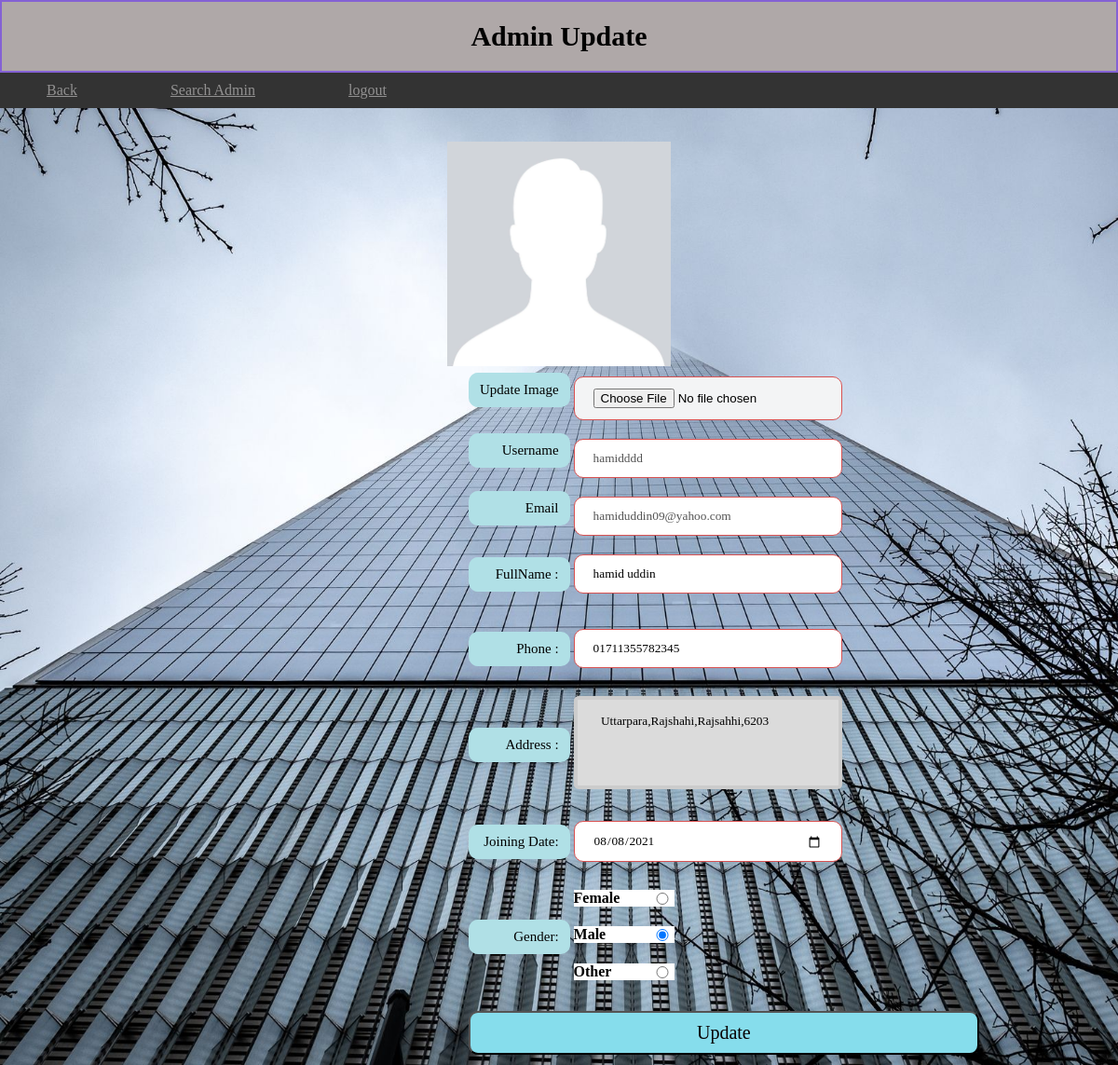
Page /admin/view/profile.php (signed in) on the committed database.
### tables this page shows
CREATE TABLE `admin_reg` (
  `FullName` text NOT NULL,
  `UserName` text NOT NULL,
  `Email` varchar(255) NOT NULL,
  `Password` varchar(255) NOT NULL,
  `Phone` text NOT NULL,
  `Address` text NOT NULL,
  `Date` text NOT NULL,
  `Gender` text NOT NULL,
  `File_Path` varchar(255) NOT NULL
);

### Admin/model/DatabaseConnection.php (called while the page is built, shortened)
<?php
class DatabaseConnection{
function ShowData($conn,$table,$Email,$User)
{
    $result = $conn->query("SELECT * FROM ". $table." WHERE Email='". $Email."' AND UserName='". $User."'");
    return $result;
}
}
?>

### Admin/View/Profile.php (the view, shortened to what this page needs)
<?php
include "..\model\DatabaseConnection.php";
include('../control/updatecheck.php');
?>
<!DOCTYPE html>
<html>
  <head>
  <link rel="stylesheet" type="text/css" href="../css/updateprofile.css">
</head>
<body style="background-image: url('background.jpg');">
<div class= "header sticky">
    <h1>Admin Update </h1>
</div>
<div class="topnav">
<a href="Admin.php">Back </a>
<a href="SearchAdminAjax.php">Search Admin</a>
<a href="../control/logout.php"> logout</a>
</div>
<div class="input">
<?php
$radio1=$radio2=$radio3="";
$FullName=$Email=$User=$Phone=$Address=$Date=$photo="";
$connection = new DatabaseConnection();
$conobj=$connection->OpenCon();
$userQuery=$connection->ShowData($conobj,"admin_reg",$_SESSION["Email"],$_SESSION["UserName"]);
if ($userQuery->num_rows > 0) {
    while($row = $userQuery->fetch_assoc()) {
      $FullName=$row["FullName"];
      $Email=$row["Email"];
      $User=$row["UserName"];
      $Phone=$row["Phone"];
      $Address=$row["Address"];
      $Date=$row["Date"];
      $photo=$row["File_Path"];
      if(  $row["Gender"]=="Female" )
      {
           $radio1="checked";
      }
      else if($row["Gender"]=="Male")
      {
           $radio2="checked";
    }
      else
      {
          $radio3="checked";
      }
  }
}
?>
<form action='' method='post'   enctype="multipart/form-data">
  <table>
    <tr><td> <p  style="background-color:powderblue;"> Update Image </p></td>
    <td><input type="file" name="fileupload" > </td> </tr>
     <tr><td><p style="background-color:powderblue;"> Username</p> </td>
    <td> <input type="text"  name="UserName" value="<?php echo $User;?>" disabled style="background-color:white;"></td></tr>
    <tr><td> <p style="background-color:powderblue;"> Email</p> </td>
    <td><input type="text" name="Email" value="<?php echo $Email;?>"  disabled  style="background-color:white;"> </td> </tr>
    <tr>
      <td><p style="background-color:powderblue;">FullName : </p></td>
   <td> <input type='text' name='FullName' value="<?php echo $FullName; ?>" > <?php echo $ValidName; ?><br><br></td></tr>
   <tr>
      <td><p style="background-color:powderblue;">Phone : </p></td>
      <td> <input type='text' name='Phone' value="<?php echo $Phone; ?>" > <?php echo $ValidPhone;?><br><br></td></tr>
      <tr>
      <td><p style="background-color:powderblue;">Address : </p></td>
       <td> <textarea rows="3" cols="40" name="Address" value='$Address'> <?php echo $Address;?> </textarea> <?php echo $ValidAddress;?><br><br> </td>
</tr>
       <tr>
      <td><p style="background-color:powderblue;">Joining Date: </p></td>
      <td><input type="date" id="Date" name="Date" value="<?php echo $Date; ?>" ><br><br></td></tr>
      <tr>
      <td><p style="background-color:powderblue;">Gender:</p></td>
     <td><input type='radio' name='gender' value='Female'<?php echo $radio1; ?>> <h4 style="background-color:white;">Female </h4>
     <input type='radio' name='gender' value='Male' <?php echo $radio2; ?> > <h4 style="background-color:white;">Male </h4>
     <input type='radio' name='gender' value='Other'<?php  $radio3; ?> > <h4 style="background-color:white;">Other   </h4></td>  </tr> <?php echo $validateradio;?><br><br>
     <div class="mydiv"><img src="<?php echo $photo; ?>"  alt="" class="class1-img"></div>
     <tr><td>
     <input name='update' type='submit' value='Update'>
</td></tr>
</div>
</body>
</html>

### Admin/css/UpdateProfile.css (style rules this page uses)
body { margin:0; padding: 0; background: url(background2.jpg) no-repeat; background-size: cover; background-attachment: fixed; }
.header { padding: 20px; text-align: center; background: rgb(175, 168, 168); }
.header h1 { font-size: 30px; }
.topnav { overflow: hidden; background-color: #333; }
div.sticky { position: sticky; top: 0; padding: 0; border: 2px solid #8461d4; }
input[type=text], select { width:80%; font-family: comic sans ms; padding: 12px 20px; margin: 8px 0; display: inline-block; border: 1px solid rgb(216, 81, 81); border-radius: 10px; box-sizing: border-box; margin-left:0px; }
input[type=file], select { width: 80%; padding: 12px 20px; margin: 8px 0; display: inline-block; border: 1px solid rgb(216, 81, 81); border-radius: 10px; box-sizing: border-box; margin-left: 0px; background-color: #f3f4f5; }
input[type=date], select { width:80%; padding: 12px 20px; font-family: comic sans ms; margin: 8px 0; display: inline-block; border: 1px solid rgb(216, 81, 81); border-radius: 10px; box-sizing: border-box; }
.topnav a { float: left; display: block; color: #929191; text-align: center; padding: 10px 50px; }
textarea { width: 80%; height: 100px; font-family: comic sans ms; padding: 15px 22px; box-sizing: border-box; border: 4px solid #ccc; border-radius: 5px; background-color: rgb(219, 219, 219); resize: none; }
img { display: block; margin-left: auto; margin-right: auto; width: 20%; }
input[type=submit] { width: 90%; font-family: comic sans ms; font-size: 20px; background-color: #86ddec; color: rgb(7, 0, 0); padding: 10px 15px; margin: 8px 0; border-radius: 10px; cursor: pointer; margin-left:500px; }
p { font-family: comic sans ms; font-size: 15px; text-align: left; padding: 10px 12px; margin: 8px 0; border-radius: 10px; margin-top: -10px; text-align: right; margin-left:500px; }
input[type=radio] { width: 50%; background-color: #a80505; color: rgb(151, 15, 15); border-radius: 4px; cursor: pointer; }
h4 { width: 30%; margin-top: -20px; }

### rows in the picture
admin_reg: UserName "hamidddd", Email "hamiduddin09@yahoo.com", FullName "hamid uddin", Phone "01711355782345", Address "Uttarpara,Rajshahi,Rajsahhi,6203", Date "08/08/2021", File_Path (placeholder picture)
